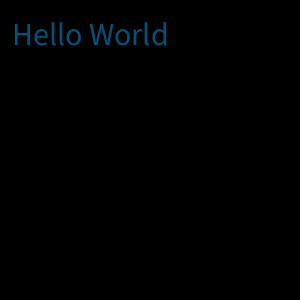
Frame 1 (no input)
Frame 60 (the mouse pressed at the canvas centre just before this capture): identical to frame 1, image omitted
Frame 120 (the mouse held since frame 60 and released just before this capture): identical to frame 1, image omitted

The Processing sketch that drew this single still picture (run headless with seeded random() and noise(); from frame 60 on, the mouse is pressed at the canvas centre):

// Processing sketch: c1_text
// ── c1_text.pde
void setup() 
{
  size(300, 300);
}

void draw() 
{
  background(0, 0, 0);
  textSize(32);
  fill(0, 102, 153, 204);
  text("Hello World", 12, 45); 
} 
